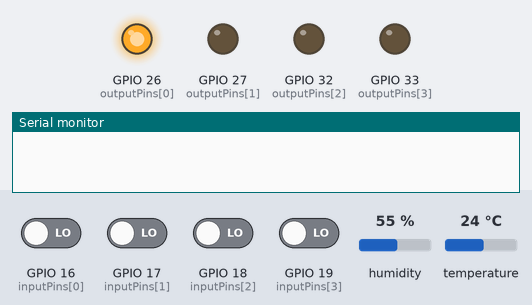
A sketch run on a simulated ESP32. On the bench: output pins drawn as LEDs (lit = HIGH), the last lines printed to the serial monitor. Inputs (shaded band) come from the test bench; at power-on: GPIO 16 (inputPins[0]), GPIO 17 (inputPins[1]), GPIO 18 (inputPins[2]), GPIO 19 (inputPins[3]) LOW, humidity 55 %, temperature 24 °C.

Above: at 0.5 s.
At 1.5 s:
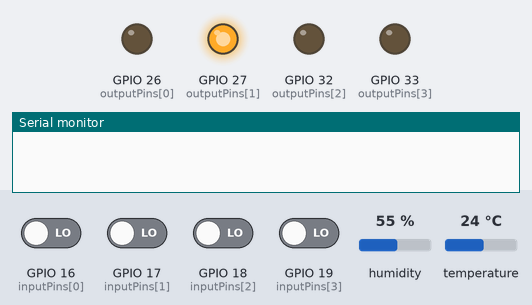
At 2.5 s:
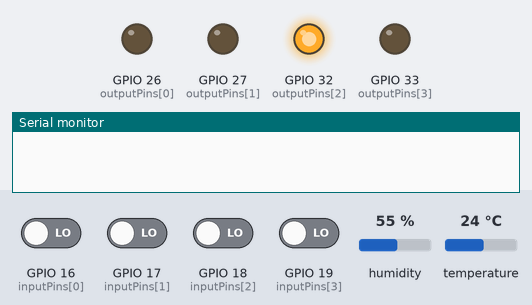
At 3.5 s:
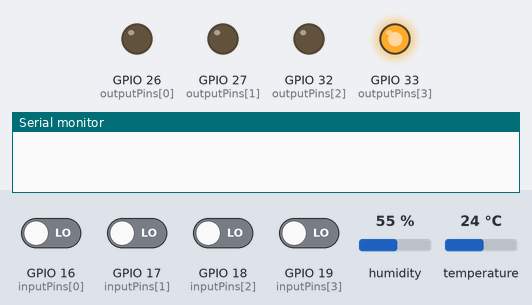
At 5.0 s:
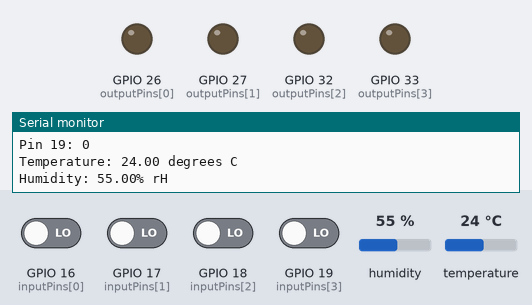
Timing chart, 0 to 7.9 s (numbered marks = the images above):
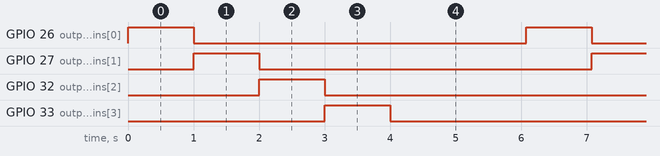

The sketch:

in-out.ino
```cpp
#include <Wire.h>
#include <Adafruit_AHTX0.h>

Adafruit_AHTX0 aht;

// Output pin numbers
const int outputPins[4] = {26, 27, 32, 33};
// Input pin numbers
const int inputPins[4] = {16, 17, 18, 19};

void setup() {
  // Initialize Serial for debugging
  Serial.begin(115200);

  // Check if AHT sensor is connected
  if (! aht.begin()) {
    Serial.println("Could not find AHT sensor!");
    while (1) delay(10);
  }

  // Set each output pin as an output
  for (int i = 0; i < 4; i++) {
    pinMode(outputPins[i], OUTPUT);
  }

  // Set each input pin as an input
  for (int i = 0; i < 4; i++) {
    pinMode(inputPins[i], INPUT);
  }
}

void loop() {
  // Cycle through each output pin
  for (int i = 0; i < 4; i++) {
    // Turn the current output pin on
    digitalWrite(outputPins[i], HIGH);

    // Wait for a second
    delay(1000);

    // Turn the current output pin off
    digitalWrite(outputPins[i], LOW);
  }

  // Cycle through each input pin
  for (int i = 0; i < 4; i++) {
    // Read the state of the current input pin
    int pinState = digitalRead(inputPins[i]);

    // Print the state of the current input pin
    Serial.print("Pin ");
    Serial.print(inputPins[i]);
    Serial.print(": ");
    Serial.println(pinState);
  }

  // Read temperature and humidity from AHT sensor
  sensors_event_t humidity, temp;
  aht.getEvent(&humidity, &temp);

  // Print temperature and humidity
  Serial.print("Temperature: ");
  Serial.print(temp.temperature);
  Serial.println(" degrees C");

  Serial.print("Humidity: ");
  Serial.print(humidity.relative_humidity);
  Serial.println("% rH");

  delay(2000); // Wait for 2 seconds before reading again
}
```

Measured:
- by itself, GPIO 26 (outputPins[0]), GPIO 27 (outputPins[1]), GPIO 32 (outputPins[2]), GPIO 33 (outputPins[3]): alternates HIGH for 1.0 s and LOW for 5.1 s
- by itself, everything shown: repeats every 6.1 s, in 5 steps
